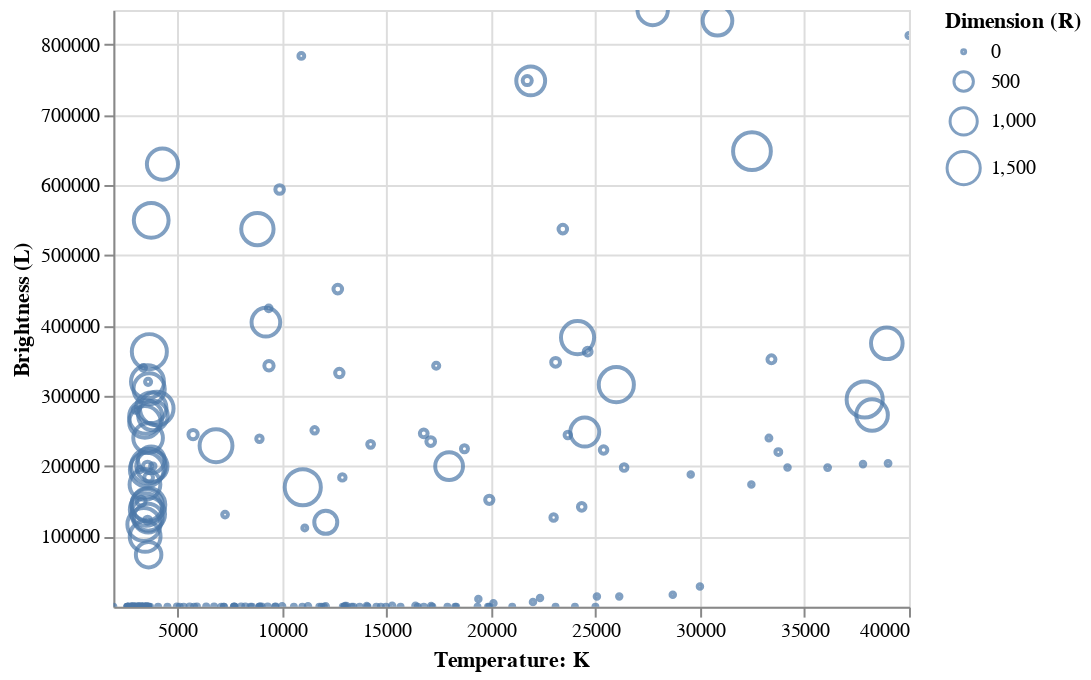

Notebook code cell kept with this figure:
### Markdown cell above
Analogamente al grafico precedente mostriamo la distribuzione delle stelle non più basandoci sulla classe spettrale ma sul colore dell'astro celeste. Come vediamo possiamo suddividere i colori in sette, ciascuno associato ad una classe spettrale:

- O: Blu
- B: Bianco-Blu
- A: Bianco
- F: Bianco-Giallo
- G: Giallo
- K: Arancione
- M: Rosso

Vi è dunque una stretta relazione tra colore e classe spettrale.

### Code cell
scales = alt.selection_interval(bind='scales')

alt.Chart(dataset).mark_point().encode( 
    
    x = alt.X('Temperature',
         scale = alt.Scale(domain = (min(dataset.Temperature), max(dataset.Temperature))),
         axis = alt.Axis(format='K', title='Temperature: K')
         ),
    
    y = alt.Y('L',
         scale = alt.Scale(domain = (min(dataset.L), max(dataset.L))),
         axis = alt.Axis(format='K', title='Brightness (L)')
         ),
    
    size = alt.Size('R', legend = alt.Legend(title = 'Dimension (R)'))
    
).add_selection(
    scales
)

### Figure 1 — Vega-Lite specification as saved in the notebook (floating-point values rounded to 4 significant figures; data arrays with more than 128 entries replaced by an {"elided": "..."} marker saying what was removed)
{"config": {"view": {"continuousWidth": 400, "continuousHeight": 300}}, "data": {"name": "data-a34f66aca77b69a54b4f69bb1502c304"}, "mark": "point", "encoding": {"size": {"type": "quantitative", "field": "R", "legend": {"title": "Dimension (R)"}}, "x": {"type": "quantitative", "axis": {"format": "K", "title": "Temperature: K"}, "field": "Temperature", "scale": {"domain": [1939, 40000]}}, "y": {"type": "quantitative", "axis": {"format": "K", "title": "Brightness (L)"}, "field": "L", "scale": {"domain": [8e-05, 849400.0]}}}, "selection": {"selector003": {"type": "interval", "bind": "scales"}}, "$schema": "https://vega.github.io/schema/vega-lite/v4.8.1.json", "datasets": {"data-a34f66aca77b69a54b4f69bb1502c304": {"elided": "240 records"}}}
